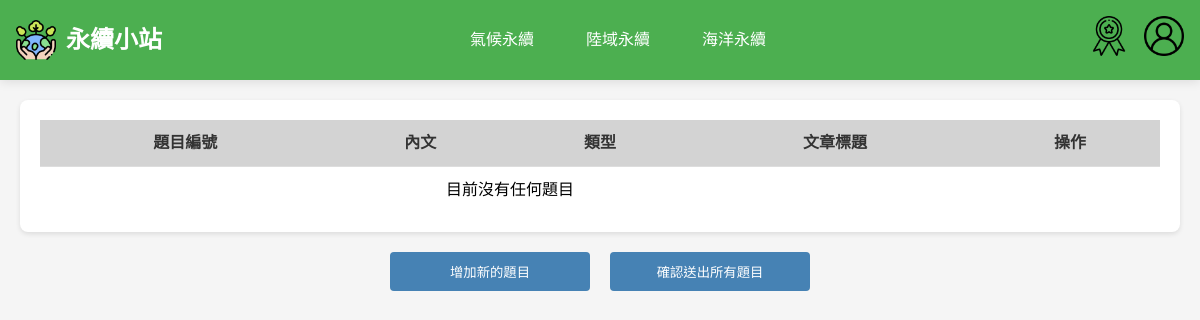
The app's page /php/view-all-qusetion.php, older data.
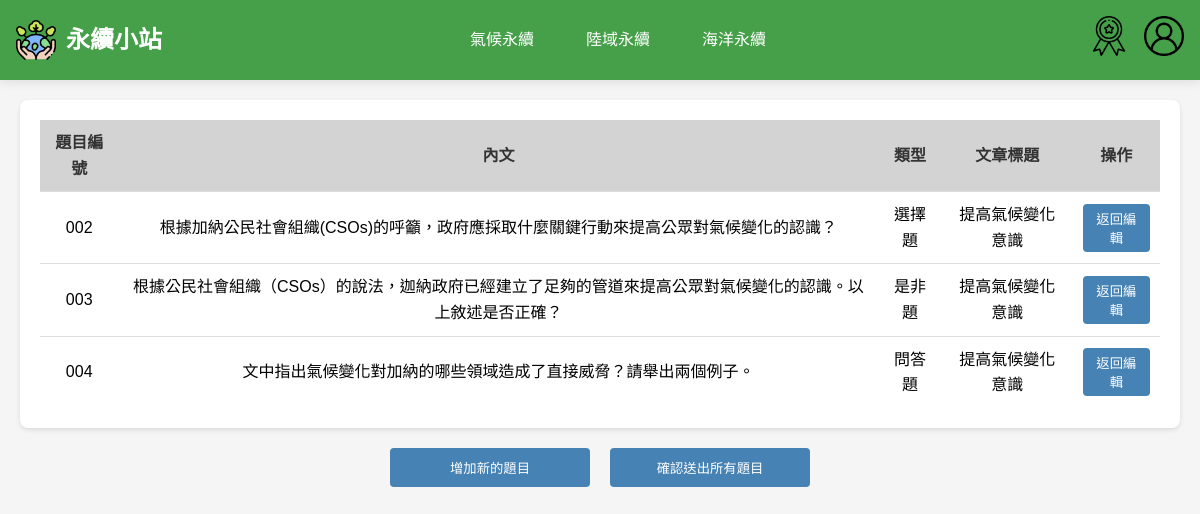
The same page, newer data.
### tables this page shows
CREATE TABLE `teacher_questions` (
  `question_id` int(11) NOT NULL,
  `content` text NOT NULL,
  `answer` text NOT NULL,
  `question_type` varchar(50) NOT NULL,
  `article_id` int(11) DEFAULT NULL,
  `created_at` timestamp NOT NULL DEFAULT current_timestamp(),
  `userID` int(11) DEFAULT NULL,
  `option_a` varchar(255) DEFAULT NULL,
  `option_b` varchar(255) DEFAULT NULL,
  `option_c` varchar(255) DEFAULT NULL,
  `option_d` varchar(255) DEFAULT NULL,
  `correct_answer` tinyint(1) DEFAULT NULL
);

CREATE TABLE `article` (
  `ArticleID` int(11) NOT NULL COMMENT '文章編號 (PK)',
  `Title` varchar(100) NOT NULL COMMENT '標題',
  `Category` varchar(50) NOT NULL COMMENT '分類',
  `ImageURL` varchar(255) DEFAULT NULL COMMENT '圖片網址',
  `Description` text DEFAULT NULL COMMENT '簡介',
  `ArticleURL` varchar(255) NOT NULL COMMENT '文章網址',
  `UserID` int(11) NOT NULL,
  `Content` longtext DEFAULT NULL COMMENT '文章內容',
  `created_at` timestamp NOT NULL DEFAULT current_timestamp()
);

### php/view-all-qusetion.php (the view, shortened to what this page needs)
<!DOCTYPE html>
<html lang="zh-TW">
<head>
    <link rel="stylesheet" href="../css/index.css">
    <link rel="stylesheet" href="../css/nav.css">
    <link rel="stylesheet" href="../css/view-all-qusetion.css">
</head>
<body>
    <header>
        <?php
        include "nav.php";
        ?>
    </header>
    <div class="table-container">
        <table class="question-table">
            <thead>
                <tr>
                    <th>題目編號</th>
                    <th>內文</th>
                    <th>類型</th>
                    <th>文章標題</th>
                    <th>操作</th>
                </tr>
            </thead>
            <tbody>
                <?php
                include 'db_connect.php';
                $sql = "SELECT tq.*, a.Title FROM teacher_questions tq LEFT JOIN article a ON tq.article_id = a.ArticleID ORDER BY tq.question_id";
                $result = $conn->query($sql);
                if ($result->num_rows > 0) {
                    while($row = $result->fetch_assoc()) {
                        echo "<tr>";
                        echo "<td>" . str_pad($row['question_id'], 3, '0', STR_PAD_LEFT) . "</td>";
                        echo "<td>" . htmlspecialchars($row['content']) . "</td>";
                        echo "<td>" . htmlspecialchars($row['question_type']) . "</td>";
                        echo "<td>" . htmlspecialchars($row['Title'] ?? '無對應文章') . "</td>";
                        echo "<td><button class='edit-btn' onclick=\"window.location.href='deepseek-test.php?edit_id=" . $row['question_id'] . "&article_id=" . $row['article_id'] . "'\">返回編輯</button></td>";
                        echo "</tr>";
                    }
                } else {
                    echo "<tr><td colspan='4'>目前沒有任何題目</td></tr>";
                }
                ?>
            </tbody>
        </table>
    </div>
    <div class="control-buttons">
        <button class="control-btn add-new" onclick="window.location.href='deepseek-test.php'">增加新的題目</button>
        <button class="control-btn submit-all" onclick="window.location.href='index.php'">確認送出所有題目</button>
    </div>
</body>
</html>

### php/nav.php (shortened to what this page needs)
<nav class="navbar">
    <div class="logo">
        <img src="../img/icon.png" alt="永續小站 Logo">
        <h1 style="font-size: 24px;"><a href="index.php" class="logo-title">永續小站</a></h1>
    </div>
    <ul class="nav-links">
        <li><a href="#home" style="font-size: 16px;">氣候永續</a></li>
        <li><a href="#ocean">陸域永續</a></li>
        <li><a href="#energy">海洋永續</a></li>
    </ul>
    <div class="nav-icons">
        <a href="#"><img src="../img/achv.png" alt="成就"></a>
        <a href="#"><img src="../img/user.png" alt="用戶"></a>
    </div>
</nav>

### css/index.css (style rules this page uses)
* { margin: 0; padding: 0; box-sizing: border-box; }
body { font-family: Arial, sans-serif; line-height: 1.6; overflow-x: hidden; }

### css/nav.css (style rules this page uses)
body, html { margin: 0; padding: 0; height: 100%; }
.navbar { background-color: #4CAF50; padding: 1rem; display: flex; justify-content: space-between; align-items: center; color: white; box-shadow: 0 2px 10px rgba(0, 0, 0, 0.1); position: fixed; top: 0; left: 0; width: 100%; z-index: 9999; transition: background-color 0.3s ease; }
.logo { display: flex; align-items: center; }
.logo img { width: 40px; height: 40px; margin-right: 10px; transition: transform 0.3s ease; }
.logo-title { text-decoration: none; color: white; transition: color 0.3s ease; }
.nav-links { list-style: none; padding: 0; margin: 0; display: flex; gap: 20px; }
.nav-links li a { text-decoration: none; color: white; font-size: 16px; padding: 0.5rem 1rem; transition: color 0.3s ease, background-color 0.3s ease; }
.nav-icons { display: flex; align-items: center; }
.nav-icons a { margin-left: 15px; }
.nav-icons img { height: 40px; width: 40px; filter: brightness(100%); transition: filter 0.3s ease; }

### css/view-all-qusetion.css (style rules this page uses)
body { margin: 0; padding: 0; font-family: Arial, sans-serif; background-color: #f5f5f5; }
.table-container { margin: 100px 20px 20px 20px; padding: 20px; background-color: white; border-radius: 8px; box-shadow: 0 2px 5px rgba(0, 0, 0, 0.1); }
.question-table { width: 100%; border-collapse: collapse; font-size: 16px; }
.question-table th, .question-table td { padding: 10px; text-align: center; border-bottom: 1px solid #ddd; }
.question-table th { background-color: #d3d3d3; color: #333; }
.question-table td { background-color: #fff; }
.question-table tr:last-child td { border-bottom: none; }
.edit-btn { padding: 5px 10px; border: none; border-radius: 4px; background-color: #4682b4; color: white; cursor: pointer; }
.control-buttons { display: flex; justify-content: center; gap: 20px; margin: 20px; }
.control-btn { padding: 10px 20px; border: none; border-radius: 4px; background-color: #4682b4; color: white; cursor: pointer; width: 200px; }

Row changes from the older to the newer data that the page shows:
added teacher_questions: question_id "002", content "根據加納公民社會組織(CSOs)的呼籲，政府應採取什麼關鍵行動來提高公眾對氣候變化的認識？", question_type "選擇題", article.Title "提高氣候變化意識"
added teacher_questions: question_id "003", content "根據公民社會組織（CSOs）的說法，迦納政府已經建立了足夠的管道來提高公眾對氣候變化的認識。以上敘述是否正確？", question_type "是非題", article.Title "提高氣候變化意識"
added teacher_questions: question_id "004", content "文中指出氣候變化對加納的哪些領域造成了直接威脅？請舉出兩個例子。", question_type "問答題", article.Title "提高氣候變化意識"
Text that changed along with them:
text no longer shown: "目前沒有任何題目"
